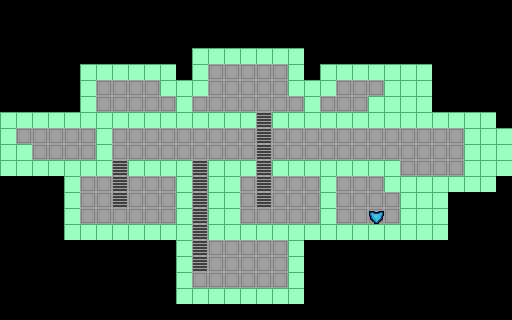

The image is a tile-based game level rendered from a .tmx file. Its description and complete source (layers, tilesets, objects, tile grids) follow:
An orthogonal 32x20 tile map with 16x16 px tiles, 2 tile layers (tiles, tiles_overlay) and 7 objects (4x door, spawn, oxygen-room, shields-room).

<map version="1.10" tiledversion="1.10.2" orientation="orthogonal" renderorder="right-down" width="32" height="20" tilewidth="16" tileheight="16" infinite="0" nextlayerid="5" nextobjectid="13">
 <tileset firstgid="1" source="tileset.tsx" />
 <layer id="1" name="tiles" width="32" height="20">
  <data encoding="csv">
1,1,1,1,1,1,1,1,1,1,1,1,1,1,1,1,1,1,1,1,1,1,1,1,1,1,1,1,1,1,1,1,
1,1,1,1,1,1,1,1,1,1,1,1,1,1,1,1,1,1,1,1,1,1,1,1,1,1,1,1,1,1,1,1,
1,1,1,1,1,1,1,1,1,1,1,1,1,1,1,1,1,1,1,1,1,1,1,1,1,1,1,1,1,1,1,1,
1,1,1,1,1,1,1,1,1,1,1,1,18,18,18,18,18,18,18,1,1,1,1,1,1,1,1,1,1,1,1,1,
1,1,1,1,1,18,18,18,18,18,18,1,18,2,2,2,2,2,18,1,18,18,18,18,18,18,18,1,1,1,1,1,
1,1,1,1,1,18,2,2,2,2,18,18,18,2,2,2,2,2,18,18,18,2,2,2,2,2,18,1,1,1,1,1,
1,1,1,1,1,18,2,2,2,2,2,17,2,2,2,2,2,2,2,17,2,2,2,2,2,2,18,1,1,1,1,1,
1,18,18,18,18,18,18,18,18,18,18,18,18,18,18,18,3,18,18,18,18,18,18,18,18,18,18,18,18,18,1,1,
18,2,2,2,2,2,18,2,2,2,2,2,2,2,2,2,3,2,2,2,2,2,2,2,2,2,2,2,2,18,1,1,
18,2,2,2,2,2,17,2,2,2,2,2,2,2,2,2,3,2,2,2,2,2,2,2,2,2,2,2,2,18,1,1,
18,18,18,18,18,18,18,3,18,18,18,18,3,18,18,18,3,18,18,18,18,18,18,18,18,2,2,2,2,18,1,1,
1,1,1,1,18,2,2,3,2,2,2,18,3,18,18,2,3,2,2,2,18,2,2,2,18,18,18,18,18,18,1,1,
1,1,1,1,18,2,2,3,2,2,2,18,3,18,18,2,3,2,2,2,18,2,2,2,2,2,2,18,1,1,1,1,
1,1,1,1,18,2,2,2,2,2,2,18,3,18,18,2,2,2,2,2,17,2,2,2,2,2,2,18,1,1,1,1,
1,1,1,1,18,18,18,18,18,18,18,18,3,18,18,18,18,18,18,18,18,18,18,18,18,18,18,18,1,1,1,1,
1,1,1,1,1,1,1,1,1,1,1,18,3,2,2,2,2,2,18,1,1,1,1,1,1,1,1,1,1,1,1,1,
1,1,1,1,1,1,1,1,1,1,1,18,3,2,2,2,2,2,18,1,1,1,1,1,1,1,1,1,1,1,1,1,
1,1,1,1,1,1,1,1,1,1,1,18,2,2,2,2,2,2,18,1,1,1,1,1,1,1,1,1,1,1,1,1,
1,1,1,1,1,1,1,1,1,1,1,18,18,18,18,18,18,18,18,1,1,1,1,1,1,1,1,1,1,1,1,1,
1,1,1,1,1,1,1,1,1,1,1,1,1,1,1,1,1,1,1,1,1,1,1,1,1,1,1,1,1,1,1,1
</data>
 </layer>
 <layer id="4" name="tiles_overlay" width="32" height="20">
  <data encoding="csv">
0,0,0,0,0,0,0,0,0,0,0,0,0,0,0,0,0,0,0,0,0,0,0,0,0,0,0,0,0,0,0,0,
0,0,0,0,0,0,0,0,0,0,0,0,0,0,0,0,0,0,0,0,0,0,0,0,0,0,0,0,0,0,0,0,
0,0,0,0,0,0,0,0,0,0,0,0,0,0,0,0,0,0,0,0,0,0,0,0,0,0,0,0,0,0,0,0,
0,0,0,0,0,0,0,0,0,0,0,0,0,0,0,0,0,0,0,0,0,0,0,0,0,0,0,0,0,0,0,0,
0,0,0,0,0,0,0,0,0,0,0,0,0,0,0,0,0,0,0,0,0,0,0,0,0,0,0,0,0,0,0,0,
0,0,0,0,0,0,0,0,0,0,0,0,0,0,0,0,0,0,0,0,0,0,0,0,6,7,0,0,0,0,0,0,
0,0,0,0,0,0,0,0,0,0,0,0,0,0,0,0,0,0,0,0,0,0,0,5,22,23,0,0,0,0,0,0,
9,10,0,0,0,0,0,0,0,0,0,0,0,0,0,0,0,0,0,0,0,0,0,0,0,0,0,0,0,13,14,0,
25,0,0,0,0,0,0,0,0,0,0,0,0,0,0,0,0,0,0,0,0,0,0,0,0,0,0,0,0,0,13,14,
25,8,0,0,0,0,0,0,0,0,0,0,0,0,0,0,0,0,0,0,0,0,0,0,0,0,0,0,0,0,13,14,
0,0,0,0,0,0,0,0,0,0,0,0,0,0,0,0,0,0,0,0,0,0,0,0,0,0,0,0,0,0,13,14,
0,0,0,0,0,0,0,0,0,0,0,0,0,0,0,0,0,0,0,0,0,0,0,0,0,0,0,0,0,13,14,0,
0,0,0,0,0,0,0,0,0,0,0,0,0,0,0,0,0,0,0,0,0,0,0,0,0,11,12,0,0,0,0,0,
0,0,0,0,0,0,0,0,0,0,0,0,0,0,0,0,0,0,0,0,0,0,0,4,0,27,28,0,0,0,0,0,
0,0,0,0,0,0,0,0,0,0,0,0,0,0,0,0,0,0,0,0,0,0,0,0,0,0,0,0,0,0,0,0,
0,0,0,0,0,0,0,0,0,0,0,0,0,0,0,0,0,0,0,0,0,0,0,0,0,0,0,0,0,0,0,0,
0,0,0,0,0,0,0,0,0,0,0,0,0,0,0,0,0,0,0,0,0,0,0,0,0,0,0,0,0,0,0,0,
0,0,0,0,0,0,0,0,0,0,0,0,0,0,0,0,0,0,0,0,0,0,0,0,0,0,0,0,0,0,0,0,
0,0,0,0,0,0,0,0,0,0,0,0,0,0,0,0,0,0,0,0,0,0,0,0,0,0,0,0,0,0,0,0,
0,0,0,0,0,0,0,0,0,0,0,0,0,0,0,0,0,0,0,0,0,0,0,0,0,0,0,0,0,0,0,0
</data>
 </layer>
 <objectgroup id="3" name="objects">
  <object id="1" name="spawn" type="spawn" x="54.5" y="144.5">
   <ellipse />
  </object>
  <object id="2" name="door" type="door" x="103.625" y="151.5" />
  <object id="3" name="door" type="door" x="183.792" y="103.333" />
  <object id="4" name="door" type="door" x="312" y="104" />
  <object id="5" name="door" type="door" x="327.333" y="215.333" />
  <object id="9" name="oxygen-room" type="oxygen-room" x="376.167" y="98.2917" width="7.33333" height="6.33333">
   <ellipse />
  </object>
  <object id="12" name="shields-room" type="shields-room" x="375" y="211.167" width="7.33333" height="6.33333">
   <ellipse />
  </object>
 </objectgroup>
</map>